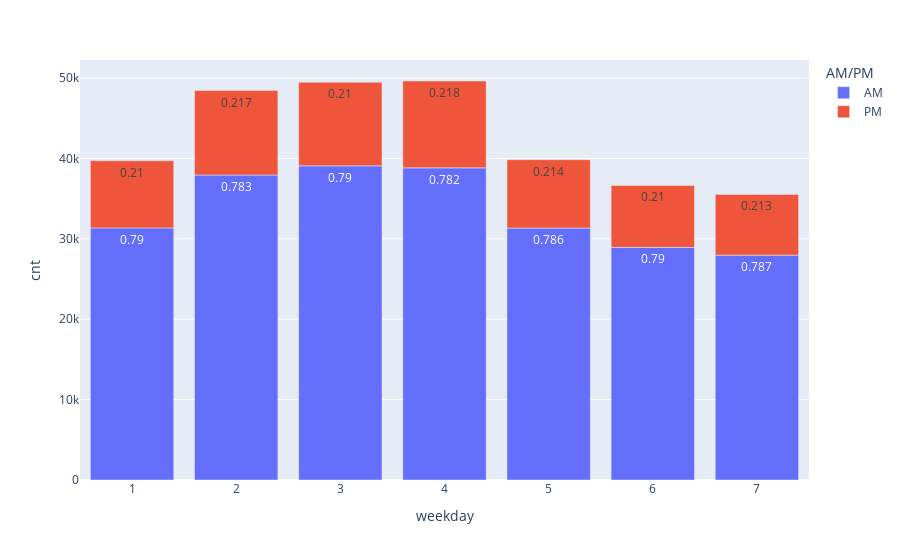

The code cell stored with this chart in its notebook:
### Code cell
data['AM/PM'] = np.where((((data['hour']<=11))) ,'AM',
'PM')

groupby = data.groupby(['weekday','AM/PM']).size().reset_index()
groupby.columns=['weekday','AM/PM','cnt']
print(groupby)

sum_date = data.groupby(['weekday']).size().reset_index()
sum_date.columns=['weekday','cnt_by_weekday']
print(sum_date)

#add percentage
groupby = groupby.merge(sum_date,how='inner',on='weekday')
groupby['percentage'] = groupby['cnt']/groupby['cnt_by_weekday']
groupby['percentage']=np.round(groupby['percentage'],decimals=3)
groupby
fig = px.bar(groupby,x='weekday',y='cnt',color='AM/PM',text = 'percentage')
fig.show()

### Figure 1 — Plotly figure (JSON) as saved in the notebook; plotly's stock layout.template omitted (floating-point values rounded to 4 significant figures)
{"data": [{"alignmentgroup": "True", "hovertemplate": "AM/PM=AM<br>weekday=%{x}<br>cnt=%{y}<br>percentage=%{text}<extra></extra>", "legendgroup": "AM", "marker": {"color": "#636efa", "pattern": {"shape": ""}}, "name": "AM", "offsetgroup": "AM", "orientation": "v", "showlegend": true, "text": [0.79, 0.783, 0.79, 0.782, 0.786, 0.79, 0.787], "textposition": "auto", "type": "bar", "x": [1, 2, 3, 4, 5, 6, 7], "xaxis": "x", "y": [31351, 37930, 39070, 38818, 31332, 28934, 27964], "yaxis": "y"}, {"alignmentgroup": "True", "hovertemplate": "AM/PM=PM<br>weekday=%{x}<br>cnt=%{y}<br>percentage=%{text}<extra></extra>", "legendgroup": "PM", "marker": {"color": "#EF553B", "pattern": {"shape": ""}}, "name": "PM", "offsetgroup": "PM", "orientation": "v", "showlegend": true, "text": [0.21, 0.217, 0.21, 0.218, 0.214, 0.21, 0.213], "textposition": "auto", "type": "bar", "x": [1, 2, 3, 4, 5, 6, 7], "xaxis": "x", "y": [8355, 10503, 10395, 10803, 8508, 7704, 7554], "yaxis": "y"}], "layout": {"barmode": "relative", "legend": {"title": {"text": "AM/PM"}, "tracegroupgap": 0}, "margin": {"t": 60}, "xaxis": {"anchor": "y", "domain": [0, 1], "title": {"text": "weekday"}}, "yaxis": {"anchor": "x", "domain": [0, 1], "title": {"text": "cnt"}}}}
